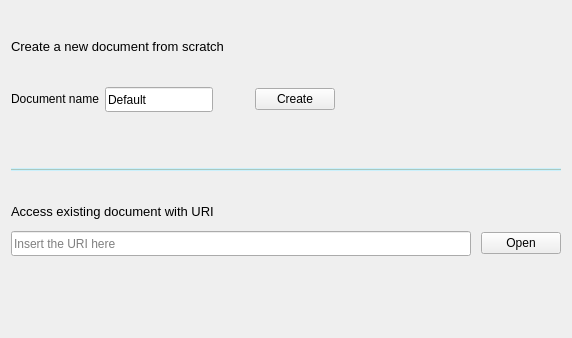
<?xml version="1.0" encoding="UTF-8"?>
<ui version="4.0">
 <class>GUI_Newdoc</class>
 <widget class="QWidget" name="GUI_Newdoc">
  <property name="geometry">
   <rect>
    <x>0</x>
    <y>0</y>
    <width>572</width>
    <height>338</height>
   </rect>
  </property>
  <property name="sizePolicy">
   <sizepolicy hsizetype="Expanding" vsizetype="Expanding">
    <horstretch>0</horstretch>
    <verstretch>0</verstretch>
   </sizepolicy>
  </property>
  <property name="windowTitle">
   <string>Form</string>
  </property>
  <property name="styleSheet">
   <string notr="true">#line_1{
background-color: rgb(203, 240, 251);
}</string>
  </property>
  <layout class="QVBoxLayout" name="verticalLayout_4" stretch="1,1,1">
   <item>
    <layout class="QVBoxLayout" name="verticalLayout" stretch="1,0,1,0,2">
     <property name="topMargin">
      <number>0</number>
     </property>
     <item>
      <spacer name="verticalSpacer">
       <property name="orientation">
        <enum>Qt::Vertical</enum>
       </property>
       <property name="sizeHint" stdset="0">
        <size>
         <width>20</width>
         <height>40</height>
        </size>
       </property>
      </spacer>
     </item>
     <item>
      <layout class="QHBoxLayout" name="horizontalLayout_3">
       <item>
        <widget class="QLabel" name="label_3">
         <property name="font">
          <font>
           <pointsize>10</pointsize>
          </font>
         </property>
         <property name="cursor">
          <cursorShape>IBeamCursor</cursorShape>
         </property>
         <property name="text">
          <string>Create a new document from scratch</string>
         </property>
        </widget>
       </item>
       <item>
        <spacer name="horizontalSpacer">
         <property name="orientation">
          <enum>Qt::Horizontal</enum>
         </property>
         <property name="sizeHint" stdset="0">
          <size>
           <width>40</width>
           <height>20</height>
          </size>
         </property>
        </spacer>
       </item>
      </layout>
     </item>
     <item>
      <spacer name="verticalSpacer_2">
       <property name="orientation">
        <enum>Qt::Vertical</enum>
       </property>
       <property name="sizeHint" stdset="0">
        <size>
         <width>20</width>
         <height>43</height>
        </size>
       </property>
      </spacer>
     </item>
     <item>
      <layout class="QHBoxLayout" name="horizontalLayout">
       <item>
        <widget class="QLabel" name="label">
         <property name="cursor">
          <cursorShape>IBeamCursor</cursorShape>
         </property>
         <property name="text">
          <string>Document name</string>
         </property>
         <property name="textInteractionFlags">
          <set>Qt::LinksAccessibleByMouse|Qt::TextSelectableByMouse</set>
         </property>
        </widget>
       </item>
       <item>
        <widget class="QLineEdit" name="nameLineEdit">
         <property name="sizePolicy">
          <sizepolicy hsizetype="Minimum" vsizetype="Fixed">
           <horstretch>0</horstretch>
           <verstretch>0</verstretch>
          </sizepolicy>
         </property>
         <property name="minimumSize">
          <size>
           <width>0</width>
           <height>25</height>
          </size>
         </property>
         <property name="text">
          <string>Default</string>
         </property>
        </widget>
       </item>
       <item>
        <spacer name="horizontalSpacer_3">
         <property name="orientation">
          <enum>Qt::Horizontal</enum>
         </property>
         <property name="sizeType">
          <enum>QSizePolicy::Fixed</enum>
         </property>
         <property name="sizeHint" stdset="0">
          <size>
           <width>36</width>
           <height>20</height>
          </size>
         </property>
        </spacer>
       </item>
       <item>
        <widget class="QPushButton" name="createPushButton">
         <property name="text">
          <string>Create</string>
         </property>
        </widget>
       </item>
       <item>
        <spacer name="horizontalSpacer_2">
         <property name="orientation">
          <enum>Qt::Horizontal</enum>
         </property>
         <property name="sizeHint" stdset="0">
          <size>
           <width>156</width>
           <height>20</height>
          </size>
         </property>
        </spacer>
       </item>
      </layout>
     </item>
     <item>
      <spacer name="verticalSpacer_3">
       <property name="orientation">
        <enum>Qt::Vertical</enum>
       </property>
       <property name="sizeHint" stdset="0">
        <size>
         <width>20</width>
         <height>225</height>
        </size>
       </property>
      </spacer>
     </item>
    </layout>
   </item>
   <item>
    <widget class="Line" name="line_1">
     <property name="palette">
      <palette>
       <active>
        <colorrole role="WindowText">
         <brush brushstyle="SolidPattern">
          <color alpha="255">
           <red>169</red>
           <green>200</green>
           <blue>192</blue>
          </color>
         </brush>
        </colorrole>
        <colorrole role="Button">
         <brush brushstyle="SolidPattern">
          <color alpha="255">
           <red>203</red>
           <green>240</green>
           <blue>251</blue>
          </color>
         </brush>
        </colorrole>
        <colorrole role="Base">
         <brush brushstyle="SolidPattern">
          <color alpha="255">
           <red>203</red>
           <green>240</green>
           <blue>251</blue>
          </color>
         </brush>
        </colorrole>
        <colorrole role="Window">
         <brush brushstyle="SolidPattern">
          <color alpha="255">
           <red>203</red>
           <green>240</green>
           <blue>251</blue>
          </color>
         </brush>
        </colorrole>
       </active>
       <inactive>
        <colorrole role="WindowText">
         <brush brushstyle="SolidPattern">
          <color alpha="255">
           <red>169</red>
           <green>200</green>
           <blue>192</blue>
          </color>
         </brush>
        </colorrole>
        <colorrole role="Button">
         <brush brushstyle="SolidPattern">
          <color alpha="255">
           <red>203</red>
           <green>240</green>
           <blue>251</blue>
          </color>
         </brush>
        </colorrole>
        <colorrole role="Base">
         <brush brushstyle="SolidPattern">
          <color alpha="255">
           <red>203</red>
           <green>240</green>
           <blue>251</blue>
          </color>
         </brush>
        </colorrole>
        <colorrole role="Window">
         <brush brushstyle="SolidPattern">
          <color alpha="255">
           <red>203</red>
           <green>240</green>
           <blue>251</blue>
          </color>
         </brush>
        </colorrole>
       </inactive>
       <disabled>
        <colorrole role="WindowText">
         <brush brushstyle="SolidPattern">
          <color alpha="255">
           <red>120</red>
           <green>120</green>
           <blue>120</blue>
          </color>
         </brush>
        </colorrole>
        <colorrole role="Button">
         <brush brushstyle="SolidPattern">
          <color alpha="255">
           <red>203</red>
           <green>240</green>
           <blue>251</blue>
          </color>
         </brush>
        </colorrole>
        <colorrole role="Base">
         <brush brushstyle="SolidPattern">
          <color alpha="255">
           <red>203</red>
           <green>240</green>
           <blue>251</blue>
          </color>
         </brush>
        </colorrole>
        <colorrole role="Window">
         <brush brushstyle="SolidPattern">
          <color alpha="255">
           <red>203</red>
           <green>240</green>
           <blue>251</blue>
          </color>
         </brush>
        </colorrole>
       </disabled>
      </palette>
     </property>
     <property name="frameShadow">
      <enum>QFrame::Plain</enum>
     </property>
     <property name="orientation">
      <enum>Qt::Horizontal</enum>
     </property>
    </widget>
   </item>
   <item>
    <layout class="QVBoxLayout" name="verticalLayout_3" stretch="1,0,0,3">
     <property name="spacing">
      <number>10</number>
     </property>
     <property name="topMargin">
      <number>0</number>
     </property>
     <item>
      <spacer name="verticalSpacer_5">
       <property name="orientation">
        <enum>Qt::Vertical</enum>
       </property>
       <property name="sizeHint" stdset="0">
        <size>
         <width>20</width>
         <height>40</height>
        </size>
       </property>
      </spacer>
     </item>
     <item>
      <layout class="QHBoxLayout" name="horizontalLayout_4">
       <item>
        <widget class="QLabel" name="label_4">
         <property name="font">
          <font>
           <pointsize>10</pointsize>
          </font>
         </property>
         <property name="cursor">
          <cursorShape>IBeamCursor</cursorShape>
         </property>
         <property name="text">
          <string>Access existing document with URI</string>
         </property>
        </widget>
       </item>
       <item>
        <spacer name="horizontalSpacer_4">
         <property name="orientation">
          <enum>Qt::Horizontal</enum>
         </property>
         <property name="sizeHint" stdset="0">
          <size>
           <width>40</width>
           <height>20</height>
          </size>
         </property>
        </spacer>
       </item>
      </layout>
     </item>
     <item>
      <layout class="QHBoxLayout" name="horizontalLayout_2">
       <item>
        <widget class="QLineEdit" name="URILineEdit">
         <property name="minimumSize">
          <size>
           <width>0</width>
           <height>25</height>
          </size>
         </property>
         <property name="placeholderText">
          <string>Insert the URI here</string>
         </property>
        </widget>
       </item>
       <item>
        <widget class="QPushButton" name="openURIPushButton">
         <property name="text">
          <string>Open</string>
         </property>
        </widget>
       </item>
      </layout>
     </item>
     <item>
      <spacer name="verticalSpacer_4">
       <property name="orientation">
        <enum>Qt::Vertical</enum>
       </property>
       <property name="sizeHint" stdset="0">
        <size>
         <width>20</width>
         <height>38</height>
        </size>
       </property>
      </spacer>
     </item>
    </layout>
   </item>
  </layout>
 </widget>
 <resources/>
 <connections/>
</ui>
